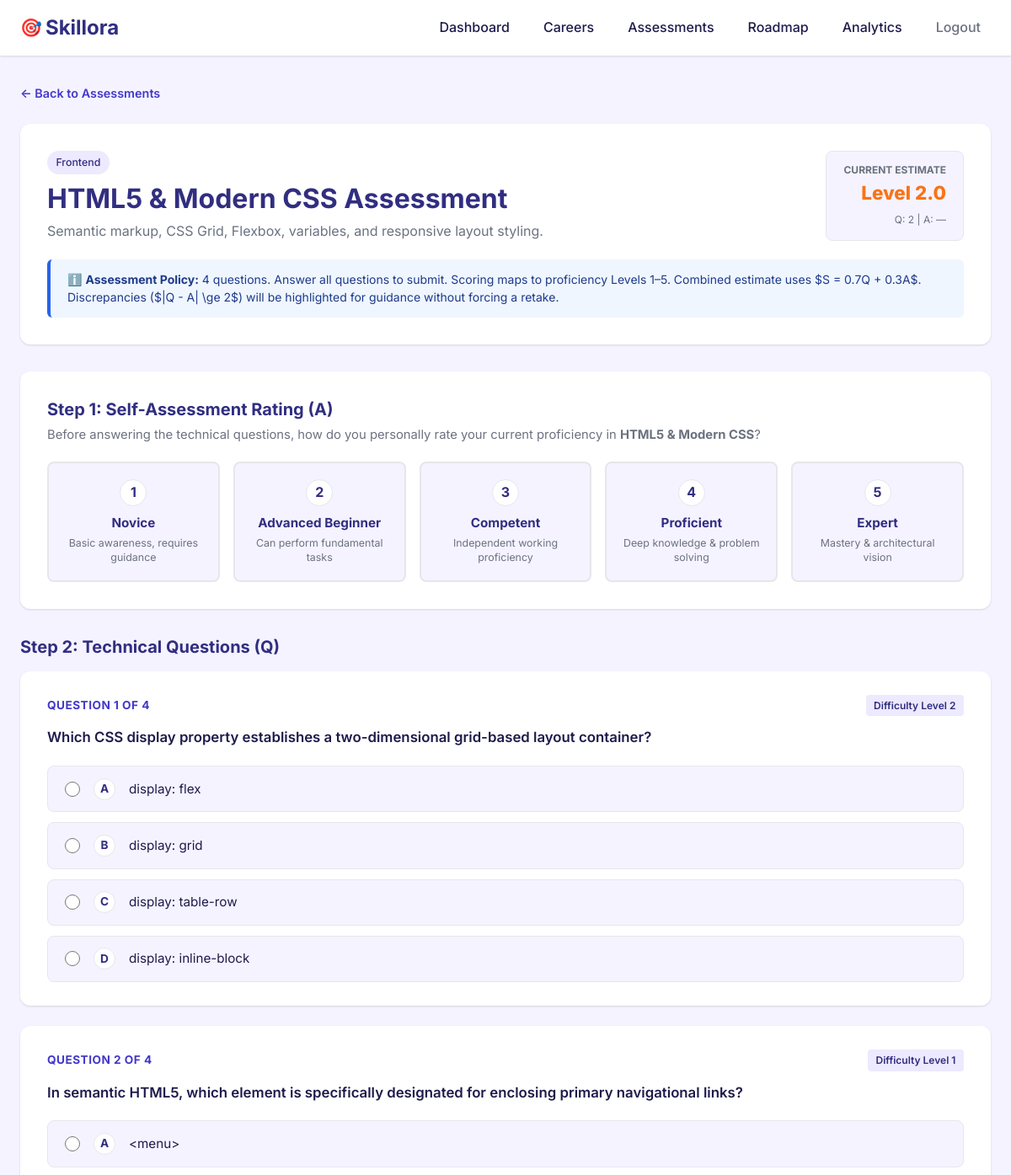
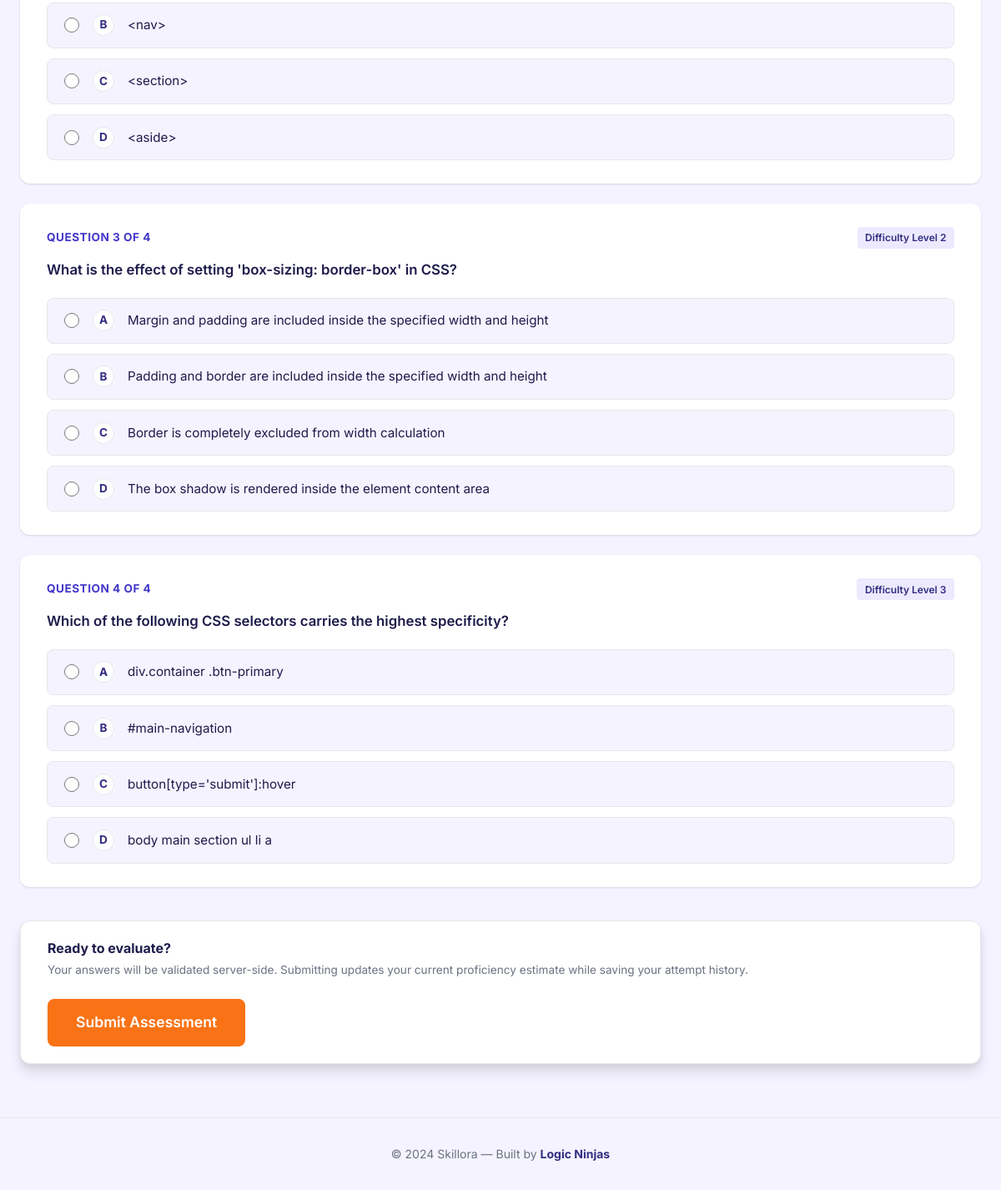
The page /assessment/html-css (signed in) on the database its author committed (2 pictures, top to bottom).
### tables this page shows
CREATE TABLE skills (
    id INTEGER PRIMARY KEY AUTOINCREMENT,
    code TEXT UNIQUE NOT NULL,
    name TEXT UNIQUE NOT NULL,
    category TEXT NOT NULL,
    description TEXT NOT NULL
);

CREATE TABLE user_skill_estimates (
    id INTEGER PRIMARY KEY AUTOINCREMENT,
    user_id INTEGER NOT NULL,
    skill_id INTEGER NOT NULL,
    quiz_proficiency INTEGER NOT NULL CHECK (quiz_proficiency >= 1 AND quiz_proficiency <= 5),
    self_assessed_level INTEGER CHECK (self_assessed_level IS NULL OR (self_assessed_level >= 1 AND self_assessed_level <= 5)),
    current_estimate REAL NOT NULL,
    last_attempt_id INTEGER,
    updated_at TIMESTAMP DEFAULT CURRENT_TIMESTAMP,
    FOREIGN KEY (user_id) REFERENCES users (id),
    FOREIGN KEY (skill_id) REFERENCES skills (id),
    FOREIGN KEY (last_attempt_id) REFERENCES assessment_attempts (id),
    UNIQUE (user_id, skill_id)
);

CREATE TABLE questions (
    id INTEGER PRIMARY KEY AUTOINCREMENT,
    skill_id INTEGER NOT NULL,
    question_text TEXT NOT NULL,
    option_a TEXT NOT NULL,
    option_b TEXT NOT NULL,
    option_c TEXT NOT NULL,
    option_d TEXT NOT NULL,
    correct_option TEXT NOT NULL CHECK (correct_option IN ('A', 'B', 'C', 'D')),
    explanation TEXT,
    difficulty_level INTEGER DEFAULT 3 CHECK (difficulty_level >= 1 AND difficulty_level <= 5),
    created_at TIMESTAMP DEFAULT CURRENT_TIMESTAMP,
    FOREIGN KEY (skill_id) REFERENCES skills (id) ON DELETE CASCADE
);

### assessment.py (the view, shortened to what this page needs)
@bp.route('/<skill_code>', methods=['GET', 'POST'])
@login_required
def take_assessment(skill_code):
    db = get_db()
    skill = db.execute(
        'SELECT * FROM skills WHERE code = ?',
        (skill_code,)
    ).fetchone()
    if skill is None:
        flash(f'Skill "{skill_code}" not found.', 'error')
        return redirect(url_for('assessment.index'))
    questions = db.execute(
        'SELECT id, question_text, option_a, option_b, option_c, option_d, correct_option, explanation, difficulty_level '
        'FROM questions WHERE skill_id = ? ORDER BY id ASC',
        (skill['id'],)
    ).fetchall()
    current_estimate = db.execute(
        'SELECT * FROM user_skill_estimates WHERE user_id = ? AND skill_id = ?',
        (g.user['id'], skill['id'])
    ).fetchone()
    return render_template(
        'assessment/take.html',
        skill=skill,
        questions=questions,
        current_estimate=current_estimate,
        selected_answers={},
        selected_self_assessed=None
    )

### auth.py (called while the page is built)
@bp.before_app_request
def load_logged_in_user():
    user_id = session.get('user_id')
    if user_id is None:
        g.user = None
    else:
        g.user = get_db().execute(
            'SELECT * FROM users WHERE id = ?', (user_id,)
        ).fetchone()

def login_required(view):
    @functools.wraps(view)
    def wrapped_view(**kwargs):
        if g.user is None:
            flash('Please log in to access this page.', 'error')
            return redirect(url_for('auth.login'))
        return view(**kwargs)
    return wrapped_view

### db.py (called while the page is built)
def get_db():
    if 'db' not in g:
        db_path = current_app.config['DATABASE']
        os.makedirs(os.path.dirname(db_path), exist_ok=True)
        g.db = sqlite3.connect(db_path)
        g.db.row_factory = sqlite3.Row
        g.db.execute('PRAGMA foreign_keys = ON')
    return g.db

### templates/assessment/take.html (shortened to what this page needs)
{% extends "base.html" %}
{% block content %}
<div class="container assessment-take-container">
    <div class="breadcrumb">
        <a href="{{ url_for('assessment.index') }}">← Back to Assessments</a>
    </div>
    <div class="card quiz-intro-card">
        <div class="quiz-intro-header">
            <div>
                <span class="category-pill" style="margin-bottom: 0.5rem;">{{ skill['category'] }}</span>
                <h1 class="page-title" style="margin-bottom: 0.35rem;">{{ skill['name'] }} Assessment</h1>
                <p class="quiz-intro-desc">{{ skill['description'] }}</p>
            </div>
            {% if current_estimate %}
            <div class="current-estimate-badge">
                <span class="estimate-badge-label">Current Estimate</span>
                <span class="estimate-badge-val">Level {{ current_estimate['current_estimate'] }}</span>
                <span class="estimate-badge-sub">Q: {{ current_estimate['quiz_proficiency'] }} | A: {{ current_estimate['self_assessed_level'] or '—' }}</span>
            </div>
            {% endif %}
        </div>
        <div class="quiz-instructions">
            <span>ℹ️ <strong>Assessment Policy:</strong> {{ questions|length }} questions. Answer all questions to submit. Scoring maps to proficiency Levels 1–5. Combined estimate uses $S = 0.7Q + 0.3A$. Discrepancies ($|Q - A| \ge 2$) will be highlighted for guidance without forcing a retake.</span>
        </div>
    </div>
    <form method="POST" action="{{ url_for('assessment.take_assessment', skill_code=skill['code']) }}" class="quiz-form">
        <div class="card self-assessment-card">
            <h2 class="quiz-section-title">Step 1: Self-Assessment Rating (A)</h2>
            <p class="quiz-section-desc">
                Before answering the technical questions, how do you personally rate your current proficiency in <strong>{{ skill['name'] }}</strong>?
            </p>
            <div class="self-assessment-options">
                <label class="self-rating-option">
                    <div class="option-card">
                        <span class="rating-num">1</span>
                        <strong class="rating-title">Novice</strong>
                        <span class="rating-desc">Basic awareness, requires guidance</span>
                    </div>
                </label>
                <label class="self-rating-option">
                    <div class="option-card">
                        <span class="rating-num">2</span>
                        <strong class="rating-title">Advanced Beginner</strong>
                        <span class="rating-desc">Can perform fundamental tasks</span>
                    </div>
                </label>
                <label class="self-rating-option">
                    <div class="option-card">
                        <span class="rating-num">3</span>
                        <strong class="rating-title">Competent</strong>
                        <span class="rating-desc">Independent working proficiency</span>
                    </div>
                </label>
                <label class="self-rating-option">
                    <div class="option-card">
                        <span class="rating-num">4</span>
                        <strong class="rating-title">Proficient</strong>
                        <span class="rating-desc">Deep knowledge &amp; problem solving</span>
                    </div>
                </label>
                <label class="self-rating-option">
                    <div class="option-card">
                        <span class="rating-num">5</span>
                        <strong class="rating-title">Expert</strong>
                        <span class="rating-desc">Mastery &amp; architectural vision</span>
                    </div>
                </label>
            </div>
        </div>
        <div class="quiz-questions-wrapper">
            <h2 class="quiz-section-title" style="margin: 2rem 0 1rem;">Step 2: Technical Questions (Q)</h2>
            {% for q in questions %}
            <div class="card question-card" id="q-block-{{ q['id'] }}">
                <div class="question-header">
                    <span class="question-number">Question {{ loop.index }} of {{ questions|length }}</span>
                    <span class="difficulty-tag">Difficulty Level {{ q['difficulty_level'] }}</span>
                </div>
                <p class="question-text">{{ q['question_text'] }}</p>
                <div class="mcq-options-list">
                    <label class="mcq-option-label">
                        <input type="radio" name="question_{{ q['id'] }}" value="A"
                               {% if selected_answers.get(q['id']) == 'A' %}checked{% endif %} required>
                        <span class="mcq-option-letter">A</span>
                        <span class="mcq-option-content">{{ q['option_a'] }}</span>
                    </label>
                    <label class="mcq-option-label">
                        <input type="radio" name="question_{{ q['id'] }}" value="B"
                               {% if selected_answers.get(q['id']) == 'B' %}checked{% endif %}>
                        <span class="mcq-option-letter">B</span>
                        <span class="mcq-option-content">{{ q['option_b'] }}</span>
                    </label>
                    <label class="mcq-option-label">
                        <input type="radio" name="question_{{ q['id'] }}" value="C"
                               {% if selected_answers.get(q['id']) == 'C' %}checked{% endif %}>
                        <span class="mcq-option-letter">C</span>
                        <span class="mcq-option-content">{{ q['option_c'] }}</span>
                    </label>
                    <label class="mcq-option-label">
                        <input type="radio" name="question_{{ q['id'] }}" value="D"
                               {% if selected_answers.get(q['id']) == 'D' %}checked{% endif %}>
                        <span class="mcq-option-letter">D</span>
                        <span class="mcq-option-content">{{ q['option_d'] }}</span>
                    </label>
                </div>
            </div>
            {% endfor %}
        </div>
        <div class="quiz-submit-bar card">
            <div>
                <strong>Ready to evaluate?</strong>
                <p style="font-size: 0.85rem; color: var(--color-text-muted); margin-top: 0.15rem;">
                    Your answers will be validated server-side. Submitting updates your current proficiency estimate while saving your attempt history.
                </p>
            </div>
            <button type="submit" class="btn btn-primary btn-lg">Submit Assessment</button>
        </div>
    </form>
</div>
{% endblock %}

### rows shown on the page
skills: category "Frontend", name "HTML5 & Modern CSS", description "Semantic markup, CSS Grid, Flexbox, variables, and responsive layout styling."
user_skill_estimates: current_estimate "2.0", quiz_proficiency "2"
questions: questions "4", difficulty_level "2", question_text "Which CSS display property establishes a two-dimensional grid-based layout container?", id "☐ A display: flex", option_a "display: flex", id "☐ B display: grid", option_b "display: grid", id "☐ C display: table-row", option_c "display: table-row", id "☐ D display: inline-block", option_d "display: inline-block"
questions: questions "4", difficulty_level "1", question_text "In semantic HTML5, which element is specifically designated for enclosing primary navigational links?", id "☐ A <menu>", option_a "<menu>", id "☐ B <nav>", option_b "<nav>", id "☐ C <section>", option_c "<section>", id "☐ D <aside>", option_d "<aside>"
questions: questions "4", difficulty_level "2", question_text "What is the effect of setting 'box-sizing: border-box' in CSS?", id "☐ A Margin and padding are inclu", option_a "Margin and padding are included inside the specified width and height", id "☐ B Padding and border are inclu", option_b "Padding and border are included inside the specified width and height", id "☐ C Border is completely exclude", option_c "Border is completely excluded from width calculation", id "☐ D The box shadow is rendered i", option_d "The box shadow is rendered inside the element content area"
questions: questions "4", difficulty_level "3", question_text "Which of the following CSS selectors carries the highest specificity?", id "☐ A div.container .btn-primary", option_a "div.container .btn-primary", id "☐ B #main-navigation", option_b "#main-navigation", id "☐ C button[type='submit']:hover", option_c "button[type='submit']:hover", id "☐ D body main section ul li a", option_d "body main section ul li a"

### other values the page prints
{{ current_estimate['self_assessed_level'] or '—' }} "—"
{{ questions|length }} "4"
